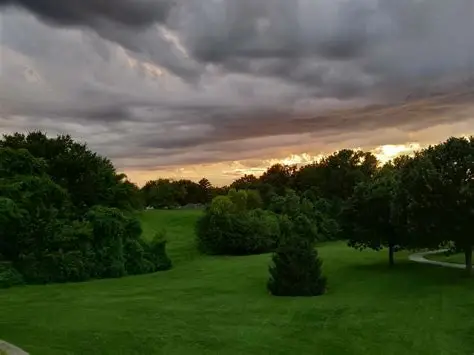
#> input picture base/pics/OIP.webp, 474 x 355 px
$ jupyter execute open_image.ipynb
#> lines starting #> are read from the running program, lines starting #| are printed output that depends on the picture
[cell 1]
import cv2 as cv

image = cv.imread("./pics/OIP.webp")
#> image is the input picture: shape (355, 474, 3); mean B, G, R 60.4, 82.3, 75.2

cv.imshow("Park", image)

cv.waitKey()

cv.destroyAllWindows()

print(type(image))
#| <class 'numpy.ndarray'>
print(image.shape)
#| (355, 474, 3)
cv.imwrite("output.jpg", image)

import matplotlib.pyplot as plt

plt.imshow(image)

[cell 2]
plt.imshow(image[:,:,::-1])

[cell 3]
rgb = cv.cvtColor(image, cv.COLOR_BGR2RGB)
cv.imshow("rgb", rgb)

[cell 4]
image = cv.imread("output.jpg")
image[200:300,300:500,:] = 255
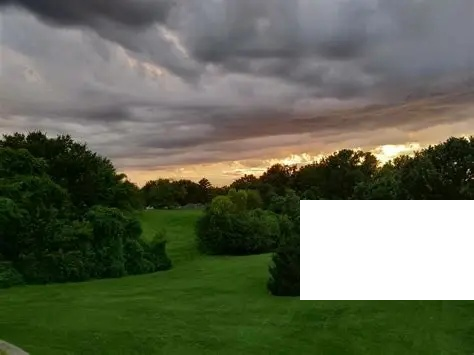
#> image: shape (355, 474, 3); mean B, G, R 86, 104.8, 99.5
plt.imshow(image[:,:,::-1])


$ run again, with base/pics/input.jpg saved as base/pics/OIP.webp
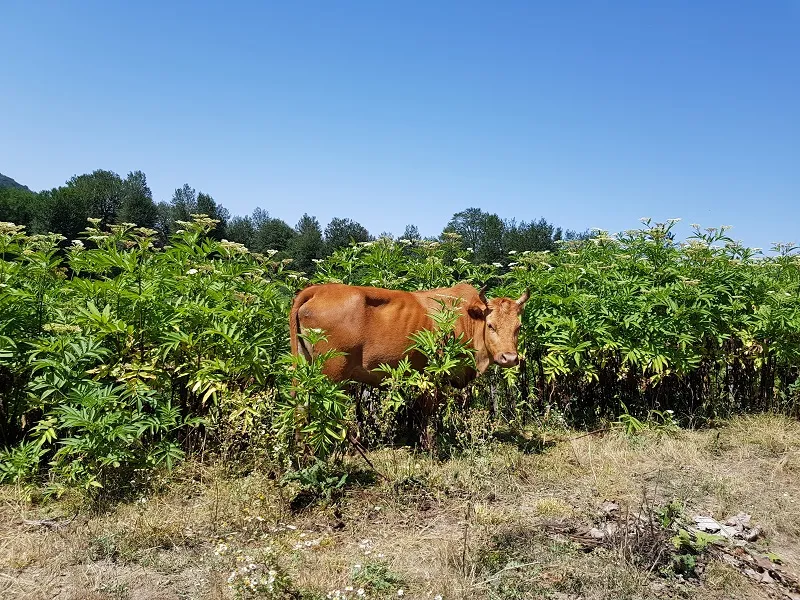
#> input picture base/pics/input.jpg, 800 x 600 px
#> image is the input picture: shape (600, 800, 3); mean B, G, R 129.5, 134.6, 116.5
#| <class 'numpy.ndarray'>
#| (600, 800, 3)
#> `image[200:300,300:500,:] = 255`:
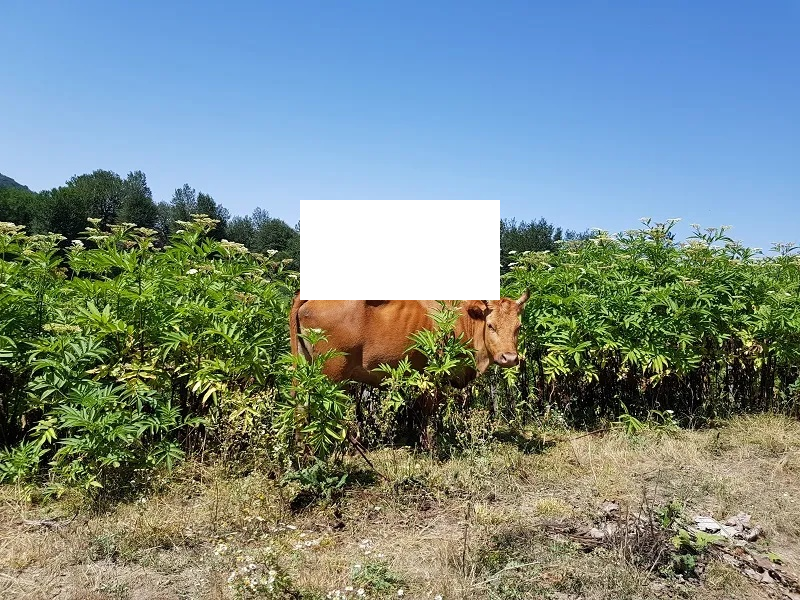
#> image: shape (600, 800, 3); mean B, G, R 136.2, 139.8, 122.3
